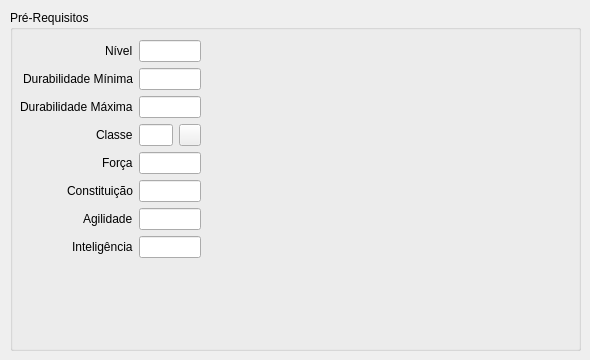
   <widget class="QWidget" name="page">
    <widget class="QGroupBox" name="groupBox">
     <property name="geometry">
      <rect>
       <x>10</x>
       <y>10</y>
       <width>571</width>
       <height>341</height>
      </rect>
     </property>
     <property name="title">
      <string>Pré-Requisitos</string>
     </property>
     <widget class="QWidget" name="formLayoutWidget">
      <property name="geometry">
       <rect>
        <x>10</x>
        <y>30</y>
        <width>181</width>
        <height>231</height>
       </rect>
      </property>
      <layout class="QFormLayout" name="formLayout">
       <property name="labelAlignment">
        <set>Qt::AlignRight|Qt::AlignTrailing|Qt::AlignVCenter</set>
       </property>
       <item row="0" column="0">
        <widget class="QLabel" name="label">
         <property name="text">
          <string>Nível</string>
         </property>
        </widget>
       </item>
       <item row="0" column="1">
        <widget class="QLineEdit" name="txt_prereq_level"/>
       </item>
       <item row="1" column="0">
        <widget class="QLabel" name="label_3">
         <property name="text">
          <string>Durabilidade Mínima</string>
         </property>
        </widget>
       </item>
       <item row="1" column="1">
        <widget class="QLineEdit" name="txt_prereq_durab"/>
       </item>
       <item row="2" column="0">
        <widget class="QLabel" name="label_4">
         <property name="text">
          <string>Durabilidade Máxima</string>
         </property>
        </widget>
       </item>
       <item row="2" column="1">
        <widget class="QLineEdit" name="txt_prereq_maxdurab"/>
       </item>
       <item row="3" column="0">
        <widget class="QLabel" name="label_2">
         <property name="text">
          <string>Classe</string>
         </property>
        </widget>
       </item>
       <item row="3" column="1">
        <layout class="QHBoxLayout" name="horizontalLayout">
         <item>
          <widget class="QLineEdit" name="txt_prereq_class"/>
         </item>
         <item>
          <widget class="QPushButton" name="pushButton">
           <property name="maximumSize">
            <size>
             <width>22</width>
             <height>22</height>
            </size>
           </property>
           <property name="text">
            <string/>
           </property>
           <property name="icon">
            <iconset resource="icons.qrc">
             <normaloff>:/Icons/edit.png</normaloff>:/Icons/edit.png</iconset>
           </property>
          </widget>
         </item>
        </layout>
       </item>
       <item row="4" column="0">
        <widget class="QLabel" name="label_5">
         <property name="text">
          <string>Força</string>
         </property>
        </widget>
       </item>
       <item row="4" column="1">
        <widget class="QLineEdit" name="txt_prereq_strength"/>
       </item>
       <item row="5" column="0">
        <widget class="QLabel" name="label_6">
         <property name="text">
          <string>Constituição</string>
         </property>
        </widget>
       </item>
       <item row="5" column="1">
        <widget class="QLineEdit" name="txt_prereq_vitality"/>
       </item>
       <item row="6" column="0">
        <widget class="QLabel" name="label_7">
         <property name="text">
          <string>Agilidade</string>
         </property>
        </widget>
       </item>
       <item row="6" column="1">
        <widget class="QLineEdit" name="txt_prereq_agility"/>
       </item>
       <item row="7" column="0">
        <widget class="QLabel" name="label_8">
         <property name="text">
          <string>Inteligência</string>
         </property>
        </widget>
       </item>
       <item row="7" column="1">
        <widget class="QLineEdit" name="txt_prereq_energy"/>
       </item>
      </layout>
     </widget>
     <widget class="QLabel" name="txt_prereq_class_label">
      <property name="geometry">
       <rect>
        <x>196</x>
        <y>118</y>
        <width>331</width>
        <height>16</height>
       </rect>
      </property>
      <property name="styleSheet">
       <string notr="true">color: rgb(255, 170, 0);</string>
      </property>
      <property name="text">
       <string/>
      </property>
     </widget>
    </widget>
   </widget>
